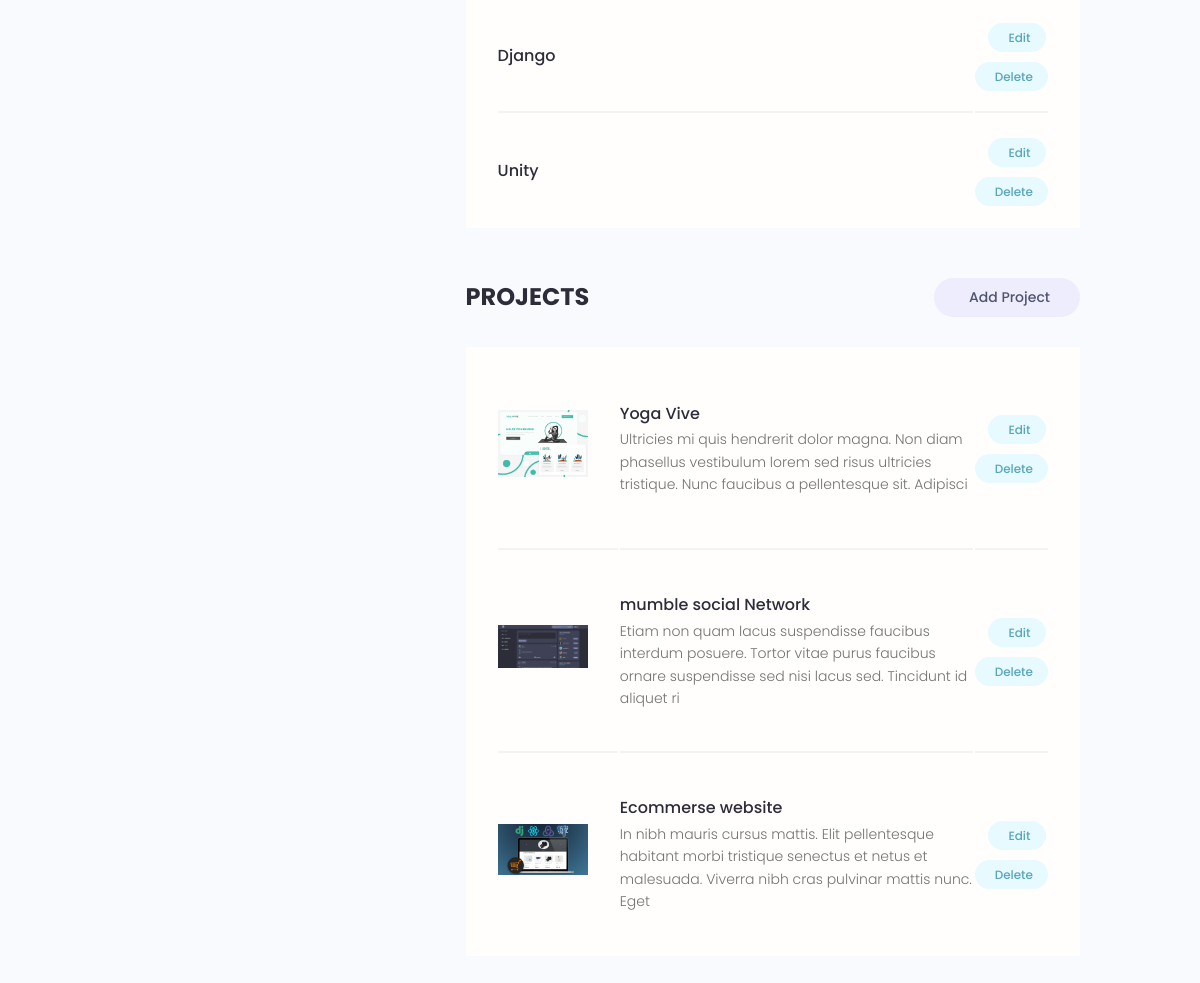
/account/ (signed in, lower part), run on an earlier commit of the app's database.
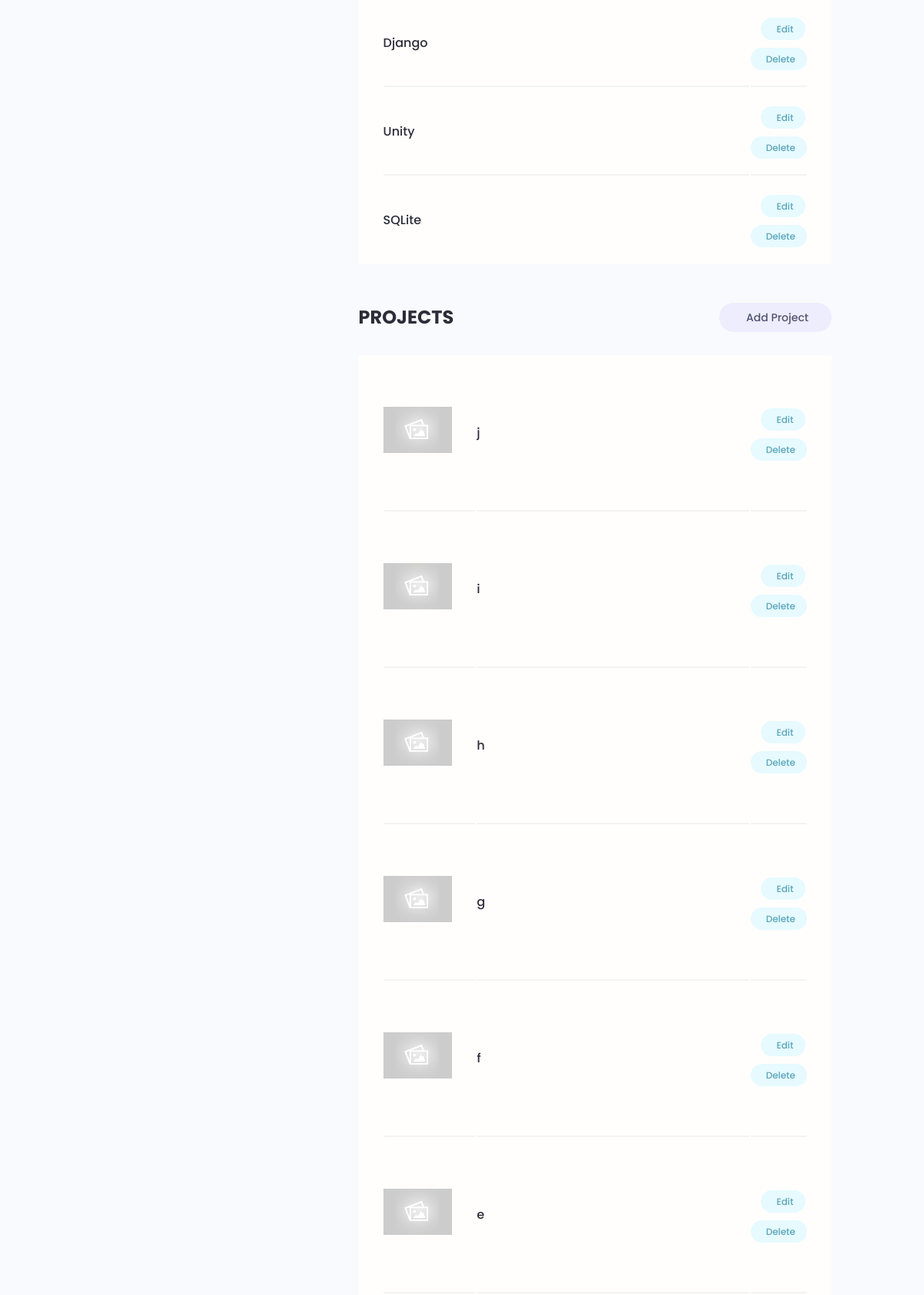
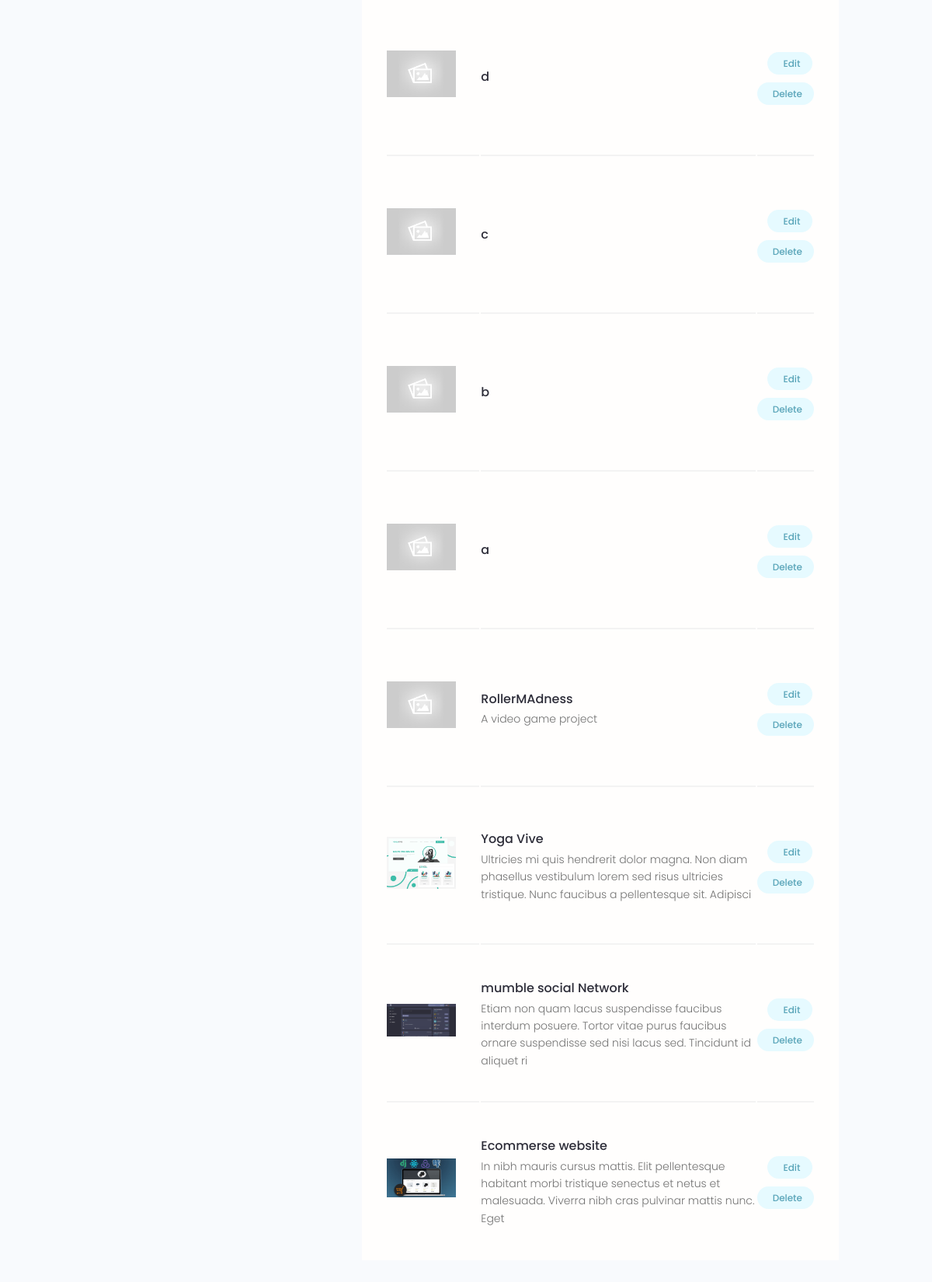
And on a later commit of the database (2 pictures, top to bottom).
### users/models.py (models this page shows, shortened)
class Skill(models.Model):
    owner = models.ForeignKey(Profiles,on_delete=models.CASCADE,null=True,blank=True)
    name =  models.CharField(max_length=200,blank=True,null=True)
    description = models.TextField(null =True,blank=True)
    created = models.DateTimeField(auto_now_add=True)
    id = models.UUIDField(default=uuid.uuid4,unique=True,primary_key=True,editable=False)

### projects/models.py (models this page shows, shortened)
class Project(models.Model):
    owner =models.ForeignKey(Profiles, null=True , blank= True , on_delete=models.SET_NULL)
    title = models.CharField(max_length=200)
    description = models.TextField(null=True,blank=True)
    featured_image=models.ImageField(null=True,blank=True,default='default.jpg')
    demo_link = models.CharField(max_length=2000 , null=True , blank=True)
    source_link = models.CharField(max_length=2000,null=True,blank=True)
    tags=models.ManyToManyField('Tag',blank=True)
    vote_total = models.IntegerField(default=0 ,null= True,blank=True)
    vote_ratio = models.IntegerField(default=0 ,null= True,blank=True)
    created = models.DateTimeField(auto_now_add=True)
    id = models.UUIDField(default=uuid.uuid4,unique=True,primary_key=True,editable=False)
    class Meta:
        ordering = ['-created']

### users/views.py (the view)
# urls.py: path('account/',views.userAccount, name="account"),
@login_required(login_url='login')
def userAccount(request):
    profile = request.user.profiles
    skills = profile.skill_set.all()
    projects = profile.project_set.all()
    context={'profile':profile , 'skills':skills , 'projects':projects}
    return render(request , 'users/account.html', context )

### users/templates/users/account.html (shortened to what this page needs)
{% extends "main.html" %}
{% block content %}
  <main class="settingsPage profile my-md">
    <div class="container">
      <div class="layout">
        <div class="column column--1of3">
        </div>
        <div class="column column--2of3">
          <table class="settings__table">
            {% for skill in skills %}
            <tr>
              <td class="settings__tableInfo">
                <h4>{{skill.name}}</h4>
              </td>
              <td class="settings__tableActions">
                <a class="tag tag--pill tag--main settings__btn" href="{% url 'update-skill' skill.id %}"> Edit</a>
                <a class="tag tag--pill tag--main settings__btn" href="{% url 'delete-skill' skill.id %}?next=/account">
                  Delete</a>
              </td>
            </tr>
            {% endfor %}
          </table>
          <div class="settings">
            <h3 class="settings__title">Projects</h3>
            <a class="tag tag--pill tag--sub settings__btn tag--lg" href="{% url 'create-project' %}"> Add Project</a>
          </div>
          <table class="settings__table">
            {% for project in projects %}
            <tr>
              <td class="settings__thumbnail">
                <a href="{% url 'project' project.id %}"><img src="{{project.featured_image.url}}" alt="Project Thumbnail" /></a>
              </td>
              <td class="settings__tableInfo">
                <a href="{% url 'project' project.id %}">{{project.title}}</a>
                <p>
                  {{project.description|slice:"150"}}
                </p>
              </td>
              <td class="settings__tableActions">
                <a class="tag tag--pill tag--main settings__btn" href="{% url 'update-project' project.id %}"> Edit</a>
                <a class="tag tag--pill tag--main settings__btn" href="{% url 'delete-project' project.id %}?next=/account">
                  Delete</a>
              </td>
            </tr>
            {% endfor %}
          </table>
        </div>
      </div>
    </div>
  </main>
  {% endblock %}

What changed in the data, as far as the page shows it:
added Skill: name "SQLite"
added Project: featured_image (placeholder picture), title "j"
added Project: featured_image (placeholder picture), title "i"
added Project: featured_image (placeholder picture), title "h"
added Project: featured_image (placeholder picture), title "g"
added Project: featured_image (placeholder picture), title "f"
added Project: featured_image (placeholder picture), title "e"
added Project: featured_image (placeholder picture), title "d"
added Project: featured_image (placeholder picture), title "c"
added Project: featured_image (placeholder picture), title "b"
added Project: featured_image (placeholder picture), title "a"
added Project: featured_image (placeholder picture), title "RollerMAdness", description "A video game project"
